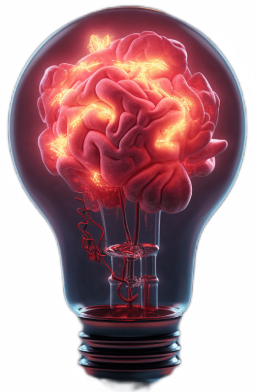
#> input picture src/images/bulb.png, 256 x 392 px; its folder holds 4 pictures in this run
$ python imagecovert.py
#> lines starting #> are read from the running program, lines starting #| are printed output that depends on the picture
import os
from PIL import Image
import json

def optimize_and_rename_images(input_folder, output_folder):
    # Create the output folder if it doesn't exist
#> called with input_folder = 'public/images', output_folder = 'public/optimal'
    if not os.path.exists(output_folder):
        os.makedirs(output_folder)

    image_list = []
    counter = 0

    for root, _, files in os.walk(input_folder):
        for filename in files:
            if filename.lower().endswith(('.png', '.jpg', '.jpeg', '.gif', 'webp')):
                image_path = os.path.join(root, filename)

                # Open the image using Pillow
                with Image.open(image_path) as img:
                    # Resize the image
#> img is the input picture: PIL image 256x392 RGBA; mean R, G, B, A 80.5, 42.8, 73.7, 156.8
                    img.thumbnail((800, 800))
                    img = img.convert("RGB")  # Convert to RGB for best WebP results
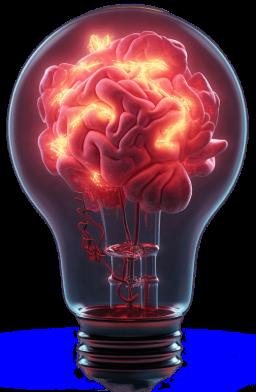
#> img: PIL image 256x392 RGB; mean R, G, B 80.5, 42.8, 73.7
                    webp_filename = f"Cirujia-plastica-{counter}.webp"
                    webp_path = os.path.join(output_folder, webp_filename)
                    img.save(webp_path, "WEBP", quality=10, optimize=True)  # Adjust quality value as needed

                # Rename the file
                new_image_path = os.path.join(output_folder, webp_filename)
                os.rename(image_path, new_image_path)

                # Add the new image name to the list
                image_list.append(webp_filename)
                counter += 1

    # Create a JSON file with the list of image names
    json_filename = "image_list.json"
#> json_filename = 'image_list.json'
    json_path = os.path.join(output_folder, json_filename)
    with open(json_path, "w") as json_file:
        json.dump(image_list, json_file)

if __name__ == "__main__":
    input_folder = "public/images"
    output_folder = "public/optimal"

    optimize_and_rename_images(input_folder, output_folder)
